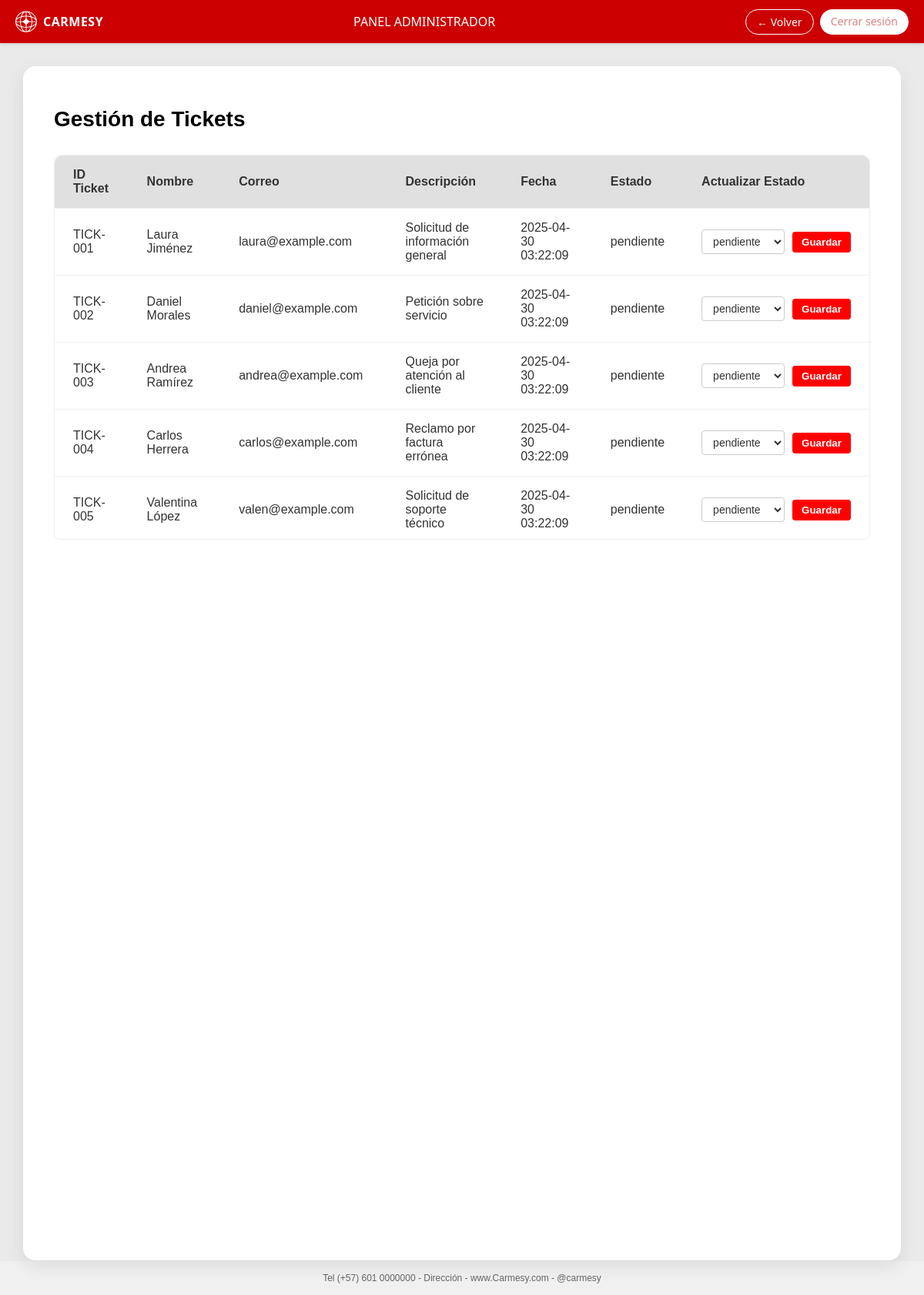
Screenshot of /index.php?controller=gestionar&action=ver (signed in) with the database file from the repository.
### tables this page shows
CREATE TABLE tickets_pqrs (
    id_ticket VARCHAR(50) PRIMARY KEY ,
    nombres VARCHAR(100) NOT NULL,
    apellidos VARCHAR(100) NOT NULL,
    documento VARCHAR(20) NOT NULL,
    tipo_documento_id INT NOT NULL,
    correo VARCHAR(100) NOT NULL,
    direccion VARCHAR(100) NOT NULL,
    telefono VARCHAR(20),
    tipo_pqrs_id INT NOT NULL,
    descripcion TEXT NOT NULL,
    fecha_creacion DATETIME DEFAULT CURRENT_TIMESTAMP,
    estado_id INT DEFAULT 1,
    FOREIGN KEY (tipo_documento_id) REFERENCES tipo_documento(id),
    FOREIGN KEY (tipo_pqrs_id) REFERENCES tipo_pqrs(id),
    FOREIGN KEY (estado_id) REFERENCES estado(id)
);

CREATE TABLE estado (
    id INT PRIMARY KEY AUTO_INCREMENT,
    descripcion ENUM('pendiente', 'resuelto', 'rechazado') NOT NULL
);

### controllers/GestionarController.php (called while the page is built, shortened)
<?php
require_once __DIR__ . '/../config/db.php';
class GestionarController {
    public function ver() {
        global $db;
        try {
            $result = $db->query(
                "SELECT tp.*, e.descripcion AS estado_descripcion
                 FROM tickets_pqrs tp
                 JOIN estado e ON tp.estado_id = e.id
                 ORDER BY tp.fecha_creacion DESC"
            );
            $tickets = $result->fetchAll(PDO::FETCH_ASSOC);
        } catch (Exception $e) {
            die('Error al obtener tickets: ' . $e->getMessage());
        }
        require_once BASE_PATH . '/views/gestionar.php';
    }
}

### views/gestionar.php (the view, shortened to what this page needs)
<!DOCTYPE html>
<html lang="es">
<head>
    <link rel="stylesheet" href="../public/css/principal.css">
  <link rel="stylesheet" href="../public/css/admin.css">
</head>
<body>
<header class="encabezado">
  <div class="encabezado__logo">
    <img src="../public/img/logo.png" alt="Logo">
    <span class="marca">CARMESY</span>
  </div>
  <div class="encabezado__titulo">PANEL ADMINISTRADOR</div>
  <div class="encabezado__acciones">
    <a href="index.php?controller=tickets&action=inicio" class="btn-header secondary">← Volver</a>
    <a href="index.php?controller=InicioSesion&action=logout" class="btn-header">Cerrar sesión</a>
  </div>
</header>
<div class="admin-panel">
  <h2>Gestión de Tickets</h2>
    <div class="admin-table-container">
    <table class="styled-table">
        <thead>
            <tr>
                <th>ID Ticket</th>
                <th>Nombre</th>
                <th>Correo</th>
                <th>Descripción</th>
                <th>Fecha</th>
                <th>Estado</th>
                <th>Actualizar Estado</th>
            </tr>
        </thead>
        <tbody>
            <?php foreach ($tickets as $ticket): ?>
                <tr>
                    <td><?= htmlspecialchars($ticket['id_ticket']) ?></td>
                    <td><?= htmlspecialchars($ticket['nombres'] . ' ' . $ticket['apellidos']) ?></td>
                    <td><?= htmlspecialchars($ticket['correo']) ?></td>
                    <td><?= htmlspecialchars($ticket['descripcion']) ?></td>
                    <td><?= htmlspecialchars($ticket['fecha_creacion']) ?></td>
                    <td><?= htmlspecialchars($ticket['estado_descripcion']) ?></td>
                    <td>
                    <form action="index.php?controller=gestionar&action=actualizarEstado" method="POST" class="estado-form">
                      <select name="estado_id" class="estado-select">
                          <option value="1" <?= $ticket['estado_id']==1 ? 'selected' : '' ?>>pendiente</option>
                      </select>
                      <button type="submit" class="estado-btn">Guardar</button>
                  </form>
                    </td>
                </tr>
            <?php endforeach; ?>
        </tbody>
    </table>
    </div>
    </div>
    <footer class="pie-pagina">
  Tel (+57) 601 0000000 - Dirección - www.Carmesy.com - @carmesy
</footer>
</body>
</html>

### public/index.php (shortened to what this page needs)
<?php
require_once BASE_PATH . '/config/db.php';
spl_autoload_register(function ($class) {
    $controllerPath = BASE_PATH . '/controllers/' . $class . '.php';
    if (file_exists($controllerPath)) {
        return;
    }
});
$controller = isset($_GET['controller']) ? $_GET['controller'] : 'Inicio';
$action = isset($_GET['action']) ? $_GET['action'] : 'inicio';
$controllerName = ucfirst($controller) . 'Controller';
if (class_exists($controllerName)) {
    $controllerObject = new $controllerName($db);
    if (method_exists($controllerObject, $action)) {
        $actionsWithId = ['eliminar', 'editarAdmin'];
        if (in_array($action, $actionsWithId)) {
            if (isset($_GET['id'])) {
                $controllerObject->$action((int) $_GET['id']);
            } else {
                echo "❌ Error: No se proporcionó ID para la acción <strong>$action</strong>.";
            }
        } else {
            $controllerObject->$action();
        }
    } else {
        http_response_code(404);
        echo "❌ Error 404: No existe la acción <strong>$action</strong> en el controlador <strong>$controllerName</strong>.";
    }
} else {
    http_response_code(404);
    echo "❌ Error 404: No existe el controlador <strong>$controllerName</strong>.";
}
?>

### public/css/principal.css (style rules this page uses)
* { box-sizing: border-box; }
body { margin: 0; font-family: Arial, sans-serif; background-color: #eaeaea; display: flex; flex-direction: column; min-height: 100vh; }
.encabezado { background-color: #c00; color: white; height: 56px; display: flex; align-items: center; justify-content: space-between; padding: 0 20px; box-shadow: 0 2px 4px rgba(0,0,0,0.1); font-family: 'Segoe UI', sans-serif; }
.encabezado__logo { display: flex; align-items: center; gap: 8px; font-weight: 600; font-size: 16px; }
.encabezado__logo img { width: 28px; height: 28px; }
.marca { letter-spacing: 0.5px; }
.encabezado__titulo { font-size: 16px; font-weight: 500; color: white; flex: 1; text-align: center; margin-right: auto; }
.encabezado__acciones { display: flex; gap: 8px; }
.btn-header { background-color: #fff; color: rgb(219, 130, 130); border: none; padding: 6px 14px; border-radius: 20px; font-size: 14px; font-weight: 500; text-decoration: none; transition: background-color 0.3s, transform 0.2s ease; cursor: pointer; }
.btn-header.secondary { background-color: transparent; border: 1px solid white; color: white; }
.pie-pagina { text-align: center; font-size: 12px; color: #666; padding: 15px 10px; background-color: #f0f0f0; margin-top: auto; }

### public/css/admin.css (style rules this page uses)
.admin-panel { width: 95%; max-width: 1400px; background: #fff; padding: 30px 40px 20px 40px; border-radius: 16px; box-shadow: 0 8px 24px rgba(0, 0, 0, 0.08); text-align: left; margin: 30px auto 1px auto; position: relative; flex: 1; }
.admin-panel h2 { font-size: 28px; margin-bottom: 30px; display: flex; align-items: center; gap: 10px; }
.admin-table-container { max-height: 500px; overflow-y: auto; border-radius: 8px; border: 1px solid #eee; background: white; margin-bottom: 20px; }
.styled-table { width: 100%; border-collapse: collapse; border-radius: 10px; overflow: hidden; background: white; box-shadow: 0 2px 8px rgba(0, 0, 0, 0.05); }
.styled-table thead { background-color: #e0e0e0; font-weight: bold; }
.styled-table thead th { position: sticky; top: 0; background-color: #e0e0e0; z-index: 1; }
.styled-table th, .styled-table td { padding: 16px 24px; text-align: left; font-size: 16px; color: #333; border-bottom: 1px solid #f0f0f0; }
.estado-form { display: flex; align-items: center; gap: 10px; margin: 0; }
.estado-select { padding: 6px 10px; font-size: 14px; border: 1px solid #ccc; border-radius: 4px; background-color: white; color: #333; transition: border-color 0.3s; }
.estado-btn { padding: 6px 12px; background-color: #ff0000; color: #fff; font-weight: bold; border: none; border-radius: 4px; cursor: pointer; transition: background-color 0.3s ease; }

### rows the page displays
tickets_pqrs: id_ticket "TICK-001", nombres+apellidos "Laura Jiménez", correo "laura@example.com", descripcion "Solicitud de información general", fecha_creacion "2025-04-30 03:22:09", estado.descripcion "pendiente", estado_id "pendiente"
tickets_pqrs: id_ticket "TICK-002", nombres+apellidos "Daniel Morales", correo "daniel@example.com", descripcion "Petición sobre servicio", fecha_creacion "2025-04-30 03:22:09", estado.descripcion "pendiente", estado_id "pendiente"
tickets_pqrs: id_ticket "TICK-003", nombres+apellidos "Andrea Ramírez", correo "andrea@example.com", descripcion "Queja por atención al cliente", fecha_creacion "2025-04-30 03:22:09", estado.descripcion "pendiente", estado_id "pendiente"
tickets_pqrs: id_ticket "TICK-004", nombres+apellidos "Carlos Herrera", correo "carlos@example.com", descripcion "Reclamo por factura errónea", fecha_creacion "2025-04-30 03:22:09", estado.descripcion "pendiente", estado_id "pendiente"
tickets_pqrs: id_ticket "TICK-005", nombres+apellidos "Valentina López", correo "valen@example.com", descripcion "Solicitud de soporte técnico", fecha_creacion "2025-04-30 03:22:09", estado.descripcion "pendiente", estado_id "pendiente"
